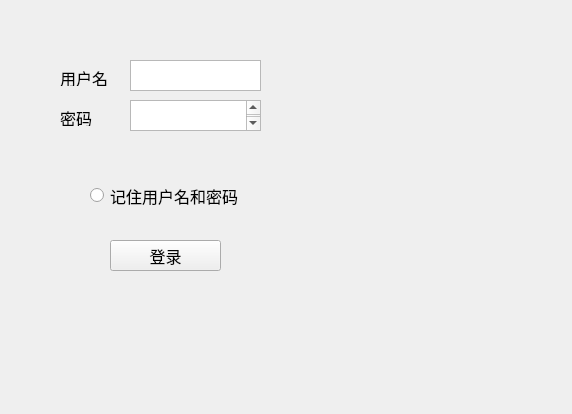
<?xml version="1.0" encoding="UTF-8"?>
<ui version="4.0">
 <class>Form</class>
 <widget class="QWidget" name="Form">
  <property name="geometry">
   <rect>
    <x>0</x>
    <y>0</y>
    <width>572</width>
    <height>414</height>
   </rect>
  </property>
  <property name="font">
   <font>
    <family>宋体</family>
    <pointsize>12</pointsize>
   </font>
  </property>
  <property name="windowTitle">
   <string>Form</string>
  </property>
  <widget class="QLabel" name="label">
   <property name="geometry">
    <rect>
     <x>60</x>
     <y>70</y>
     <width>51</width>
     <height>16</height>
    </rect>
   </property>
   <property name="text">
    <string>用户名</string>
   </property>
  </widget>
  <widget class="QTextEdit" name="textEdit">
   <property name="enabled">
    <bool>true</bool>
   </property>
   <property name="geometry">
    <rect>
     <x>130</x>
     <y>60</y>
     <width>131</width>
     <height>31</height>
    </rect>
   </property>
   <property name="minimumSize">
    <size>
     <width>0</width>
     <height>1</height>
    </size>
   </property>
   <property name="font">
    <font>
     <family>宋体</family>
     <pointsize>10</pointsize>
    </font>
   </property>
  </widget>
  <widget class="QTextEdit" name="textEdit_2">
   <property name="geometry">
    <rect>
     <x>130</x>
     <y>100</y>
     <width>131</width>
     <height>31</height>
    </rect>
   </property>
  </widget>
  <widget class="QLabel" name="label_3">
   <property name="geometry">
    <rect>
     <x>60</x>
     <y>110</y>
     <width>41</width>
     <height>16</height>
    </rect>
   </property>
   <property name="text">
    <string>密码</string>
   </property>
  </widget>
  <widget class="QRadioButton" name="radioButton">
   <property name="geometry">
    <rect>
     <x>90</x>
     <y>180</y>
     <width>161</width>
     <height>31</height>
    </rect>
   </property>
   <property name="text">
    <string>记住用户名和密码</string>
   </property>
  </widget>
  <widget class="QPushButton" name="pushButton">
   <property name="geometry">
    <rect>
     <x>110</x>
     <y>240</y>
     <width>111</width>
     <height>31</height>
    </rect>
   </property>
   <property name="text">
    <string>登录</string>
   </property>
  </widget>
  <widget class="QWidget" name="horizontalLayoutWidget">
   <property name="geometry">
    <rect>
     <x>40</x>
     <y>50</y>
     <width>241</width>
     <height>41</height>
    </rect>
   </property>
   <layout class="QHBoxLayout" name="horizontalLayout"/>
  </widget>
  <widget class="QWidget" name="horizontalLayoutWidget_2">
   <property name="geometry">
    <rect>
     <x>40</x>
     <y>90</y>
     <width>241</width>
     <height>51</height>
    </rect>
   </property>
   <layout class="QHBoxLayout" name="horizontalLayout_2"/>
  </widget>
  <widget class="QWidget" name="verticalLayoutWidget">
   <property name="geometry">
    <rect>
     <x>20</x>
     <y>29</y>
     <width>301</width>
     <height>291</height>
    </rect>
   </property>
   <layout class="QVBoxLayout" name="verticalLayout"/>
  </widget>
  <zorder>label</zorder>
  <zorder>textEdit</zorder>
  <zorder>radioButton</zorder>
  <zorder>pushButton</zorder>
  <zorder>horizontalLayoutWidget</zorder>
  <zorder>label_3</zorder>
  <zorder>textEdit_2</zorder>
  <zorder>horizontalLayoutWidget_2</zorder>
  <zorder>verticalLayoutWidget</zorder>
 </widget>
 <resources/>
 <connections/>
</ui>
